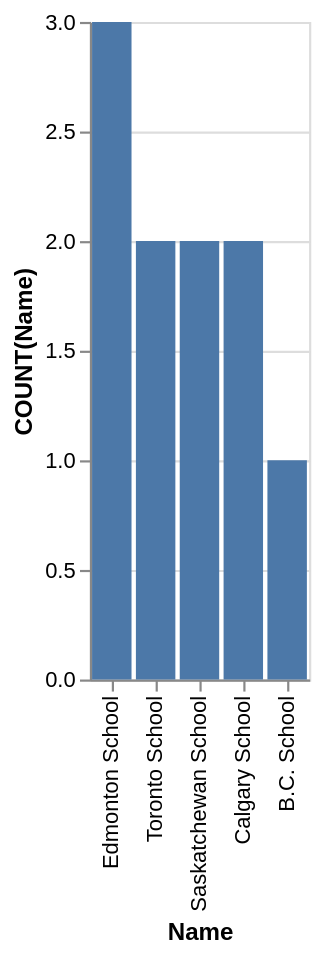

Vega-Lite specification for this chart:
### Vega-Lite specification from a JSON file in a GitHub repository (floating-point values rounded to 4 significant figures)
{"data": {"values": [{"x_data": "Edmonton School", "y_data": 3}, {"x_data": "Toronto School", "y_data": 2}, {"x_data": "Saskatchewan School", "y_data": 2}, {"x_data": "Calgary School", "y_data": 2}, {"x_data": "B.C. School", "y_data": 1}]}, "mark": "bar", "encoding": {"x": {"field": "x_data", "type": "nominal", "title": "Name", "sort": {"op": "sum", "field": "y_data", "order": "descending"}}, "y": {"field": "y_data", "type": "quantitative", "title": "COUNT(Name)"}}}
